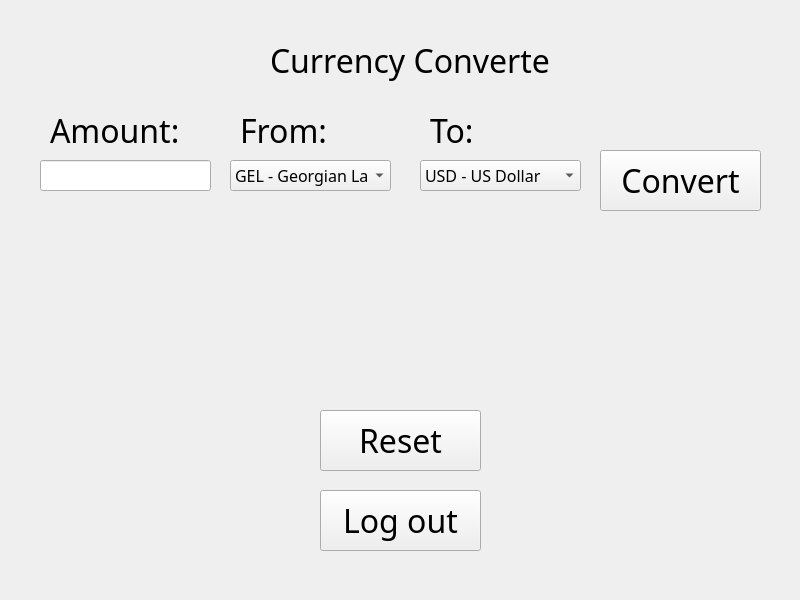
<?xml version="1.0" encoding="UTF-8"?>
<ui version="4.0">
 <class>MainWindow</class>
 <widget class="QMainWindow" name="MainWindow">
  <property name="geometry">
   <rect>
    <x>0</x>
    <y>0</y>
    <width>800</width>
    <height>600</height>
   </rect>
  </property>
  <property name="minimumSize">
   <size>
    <width>800</width>
    <height>600</height>
   </size>
  </property>
  <property name="maximumSize">
   <size>
    <width>800</width>
    <height>600</height>
   </size>
  </property>
  <property name="windowTitle">
   <string>MainWindow</string>
  </property>
  <widget class="QWidget" name="centralwidget">
   <widget class="QStackedWidget" name="stackedWidget">
    <property name="geometry">
     <rect>
      <x>10</x>
      <y>20</y>
      <width>781</width>
      <height>571</height>
     </rect>
    </property>
    <property name="currentIndex">
     <number>1</number>
    </property>
    <widget class="QWidget" name="login">
     <widget class="QLabel" name="label">
      <property name="geometry">
       <rect>
        <x>220</x>
        <y>90</y>
        <width>161</width>
        <height>61</height>
       </rect>
      </property>
      <property name="font">
       <font>
        <family>Nirmala UI Semilight</family>
        <pointsize>24</pointsize>
       </font>
      </property>
      <property name="text">
       <string>Username:</string>
      </property>
     </widget>
     <widget class="QLabel" name="label_2">
      <property name="geometry">
       <rect>
        <x>230</x>
        <y>160</y>
        <width>161</width>
        <height>61</height>
       </rect>
      </property>
      <property name="font">
       <font>
        <family>Nirmala UI Semilight</family>
        <pointsize>24</pointsize>
       </font>
      </property>
      <property name="text">
       <string>Password:</string>
      </property>
     </widget>
     <widget class="QLineEdit" name="user">
      <property name="geometry">
       <rect>
        <x>380</x>
        <y>110</y>
        <width>171</width>
        <height>31</height>
       </rect>
      </property>
      <property name="font">
       <font>
        <family>Nirmala UI Semilight</family>
        <pointsize>12</pointsize>
       </font>
      </property>
     </widget>
     <widget class="QLineEdit" name="pswd">
      <property name="geometry">
       <rect>
        <x>380</x>
        <y>180</y>
        <width>171</width>
        <height>31</height>
       </rect>
      </property>
      <property name="font">
       <font>
        <family>Nirmala UI Semilight</family>
        <pointsize>12</pointsize>
       </font>
      </property>
     </widget>
     <widget class="QPushButton" name="login_btn">
      <property name="geometry">
       <rect>
        <x>310</x>
        <y>240</y>
        <width>161</width>
        <height>61</height>
       </rect>
      </property>
      <property name="font">
       <font>
        <family>Nirmala UI Semilight</family>
        <pointsize>24</pointsize>
       </font>
      </property>
      <property name="text">
       <string>Login</string>
      </property>
     </widget>
     <widget class="QLabel" name="wrong">
      <property name="geometry">
       <rect>
        <x>290</x>
        <y>40</y>
        <width>241</width>
        <height>61</height>
       </rect>
      </property>
      <property name="palette">
       <palette>
        <active>
         <colorrole role="WindowText">
          <brush brushstyle="SolidPattern">
           <color alpha="255">
            <red>255</red>
            <green>0</green>
            <blue>0</blue>
           </color>
          </brush>
         </colorrole>
        </active>
        <inactive>
         <colorrole role="WindowText">
          <brush brushstyle="SolidPattern">
           <color alpha="255">
            <red>255</red>
            <green>0</green>
            <blue>0</blue>
           </color>
          </brush>
         </colorrole>
        </inactive>
        <disabled>
         <colorrole role="WindowText">
          <brush brushstyle="SolidPattern">
           <color alpha="255">
            <red>120</red>
            <green>120</green>
            <blue>120</blue>
           </color>
          </brush>
         </colorrole>
        </disabled>
       </palette>
      </property>
      <property name="font">
       <font>
        <family>Nirmala UI Semilight</family>
        <pointsize>19</pointsize>
       </font>
      </property>
      <property name="text">
       <string/>
      </property>
     </widget>
    </widget>
    <widget class="QWidget" name="page_2">
     <widget class="QLabel" name="label_5">
      <property name="geometry">
       <rect>
        <x>40</x>
        <y>80</y>
        <width>161</width>
        <height>61</height>
       </rect>
      </property>
      <property name="font">
       <font>
        <family>Nirmala UI Semilight</family>
        <pointsize>24</pointsize>
       </font>
      </property>
      <property name="text">
       <string>Amount:</string>
      </property>
     </widget>
     <widget class="QLabel" name="label_6">
      <property name="geometry">
       <rect>
        <x>420</x>
        <y>80</y>
        <width>161</width>
        <height>61</height>
       </rect>
      </property>
      <property name="font">
       <font>
        <family>Nirmala UI Semilight</family>
        <pointsize>24</pointsize>
       </font>
      </property>
      <property name="text">
       <string>To:</string>
      </property>
     </widget>
     <widget class="QLabel" name="label_7">
      <property name="geometry">
       <rect>
        <x>230</x>
        <y>80</y>
        <width>161</width>
        <height>61</height>
       </rect>
      </property>
      <property name="font">
       <font>
        <family>Nirmala UI Semilight</family>
        <pointsize>24</pointsize>
       </font>
      </property>
      <property name="text">
       <string>From:</string>
      </property>
     </widget>
     <widget class="QLineEdit" name="amount_input">
      <property name="geometry">
       <rect>
        <x>30</x>
        <y>140</y>
        <width>171</width>
        <height>31</height>
       </rect>
      </property>
     </widget>
     <widget class="QComboBox" name="from_box">
      <property name="geometry">
       <rect>
        <x>220</x>
        <y>140</y>
        <width>161</width>
        <height>31</height>
       </rect>
      </property>
      <property name="font">
       <font>
        <family>Nirmala UI Semilight</family>
        <pointsize>12</pointsize>
       </font>
      </property>
      <item>
       <property name="text">
        <string>GEL - Georgian Lari</string>
       </property>
      </item>
      <item>
       <property name="text">
        <string>USD - US Dollar</string>
       </property>
      </item>
      <item>
       <property name="text">
        <string>EUR - Euro</string>
       </property>
      </item>
     </widget>
     <widget class="QLabel" name="label_8">
      <property name="geometry">
       <rect>
        <x>260</x>
        <y>10</y>
        <width>281</width>
        <height>61</height>
       </rect>
      </property>
      <property name="font">
       <font>
        <family>Nirmala UI Semilight</family>
        <pointsize>24</pointsize>
       </font>
      </property>
      <property name="text">
       <string>Currency Converter</string>
      </property>
     </widget>
     <widget class="QPushButton" name="convert_btn">
      <property name="geometry">
       <rect>
        <x>590</x>
        <y>130</y>
        <width>161</width>
        <height>61</height>
       </rect>
      </property>
      <property name="font">
       <font>
        <family>Nirmala UI Semilight</family>
        <pointsize>24</pointsize>
       </font>
      </property>
      <property name="text">
       <string>Convert</string>
      </property>
     </widget>
     <widget class="QPushButton" name="reset_btn">
      <property name="geometry">
       <rect>
        <x>310</x>
        <y>390</y>
        <width>161</width>
        <height>61</height>
       </rect>
      </property>
      <property name="font">
       <font>
        <family>Nirmala UI Semilight</family>
        <pointsize>24</pointsize>
       </font>
      </property>
      <property name="text">
       <string>Reset</string>
      </property>
     </widget>
     <widget class="QPushButton" name="logout_btn">
      <property name="geometry">
       <rect>
        <x>310</x>
        <y>470</y>
        <width>161</width>
        <height>61</height>
       </rect>
      </property>
      <property name="font">
       <font>
        <family>Nirmala UI Semilight</family>
        <pointsize>24</pointsize>
       </font>
      </property>
      <property name="text">
       <string>Log out</string>
      </property>
     </widget>
     <widget class="QLabel" name="converted">
      <property name="geometry">
       <rect>
        <x>230</x>
        <y>210</y>
        <width>361</width>
        <height>61</height>
       </rect>
      </property>
      <property name="font">
       <font>
        <family>Nirmala UI Semilight</family>
        <pointsize>24</pointsize>
       </font>
      </property>
      <property name="text">
       <string/>
      </property>
     </widget>
     <widget class="QComboBox" name="to_box">
      <property name="geometry">
       <rect>
        <x>410</x>
        <y>140</y>
        <width>161</width>
        <height>31</height>
       </rect>
      </property>
      <property name="font">
       <font>
        <family>Nirmala UI Semilight</family>
        <pointsize>12</pointsize>
       </font>
      </property>
      <item>
       <property name="text">
        <string>USD - US Dollar</string>
       </property>
      </item>
      <item>
       <property name="text">
        <string>GEL - Georgian Lari</string>
       </property>
      </item>
      <item>
       <property name="text">
        <string>EUR - Euro</string>
       </property>
      </item>
     </widget>
    </widget>
   </widget>
  </widget>
 </widget>
 <resources/>
 <connections/>
</ui>
